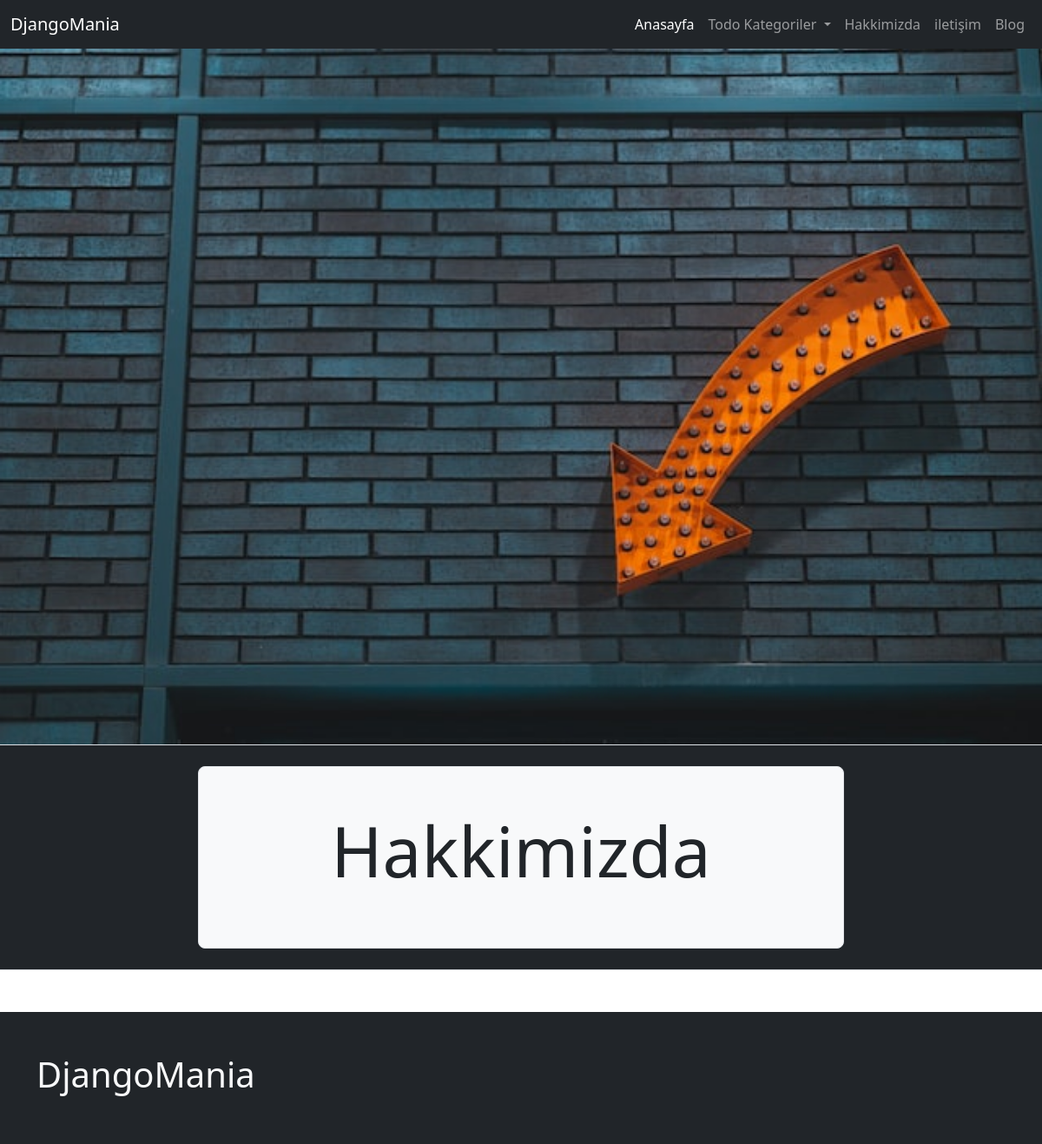
/page/page_image/, run on the app's committed database.
### page/models.py (models this page shows, shortened)
class Page(models.Model):
    user = models.ForeignKey(User, on_delete=models.CASCADE)
    slug = AutoSlugField(populate_from='title', unique=True, )
    title = models.CharField(max_length=200)
    cover_image = models.ImageField(upload_to='page_image')
    content = tinymce_models.HTMLField(blank=True, null=True)
    is_active = models.BooleanField(default=False)
    created_at = models.DateTimeField(auto_now_add=True)
    updated_at = models.DateTimeField(auto_now=True)
    def get_absolute_urls(self):
        return reverse(
            'page:page_view',
            kwargs={
                "page_slug": self.slug,
            },
        )

### page/views.py (the view)
# urls.py: path('<slug:page_slug>/', page_view, name='page_view'),
def page_view(request, page_slug):
    page=get_object_or_404(Page,slug=page_slug)
    context = dict(
        page = page,
    )
    return render(request, "page/page_detail.html", context)

### config/global_context_processors.py (called while the page is built)
def global_todo_categories_context(request):
    return dict(
        global_todo_categories=TodoCategory.objects.filter(is_active=True)
    )

def global_page_context(request):
      return dict(
        global_pages=Page.objects.filter(is_active=True)
    )

### todo/models.py (called while the page is built)
    def get_absolute_urls(self):
        return reverse(
            'todo:category_view',
            kwargs={
                "category_slug": self.slug
            }
        )

### page/templates/page/page_detail.html (shortened to what this page needs)
{% extends 'core/base.html' %}
{% block container-fluid %}
<div class="container-fluid mb-4">
    <div class="row">
        <div class="col-sm-12 px-0">
            <img src="{{ page.cover_image.url }}" alt="" class="w-100">
        </div>
    </div>
    {% include 'page/components/hero_component.html' with hero_title=page.title %}
</div>
{% endblock container-fluid %}

### templates/core/navbar.html (shortened to what this page needs)
<nav class="navbar navbar-expand-lg bg-dark navbar-dark">
    <div class="container-fluid">
        <a class="navbar-brand" href="/">DjangoMania</a>
        <div class="collapse navbar-collapse" id="navbarNavDropdown">
            <ul class="navbar-nav ms-auto">
                <li class="nav-item">
                    <a class="nav-link active" aria-current="page" href="/">Anasayfa</a>
                </li>
                <li class="nav-item dropdown">
                    <a class="nav-link dropdown-toggle" href="#" role="button" data-bs-toggle="dropdown"
                        aria-expanded="false">
                        Todo Kategoriler
                    </a>
                </li>
                {% for page in global_pages %}
                <li class="nav-item">
                    <a class="nav-link" aria-current="page" href="{{ page.get_absolute_urls }}">{{ page.title }}</a>
                </li>
                {% endfor %}
                <li class="nav-item">
                    <a class="nav-link" aria-current="page" href="{% url 'blog:all_post_view' %}">Blog</a>
                </li>
            </ul>
        </div>
    </div>
</nav>

### page/templates/page/components/hero_component.html (shortened to what this page needs)
<div class="row bg-dark p-4 border-bottom border-top">
    <div class="col-sm-8 offset-sm-2">
        <div class="h-100 p-5 bg-light border rounded-3">
            <h2 class="text-center display-1">{{ hero_title }}</h2>
        </div>
    </div>
</div>

### data on the page
Page: title "Hakkimizda", cover_image (picture)
Page: title "iletişim"
